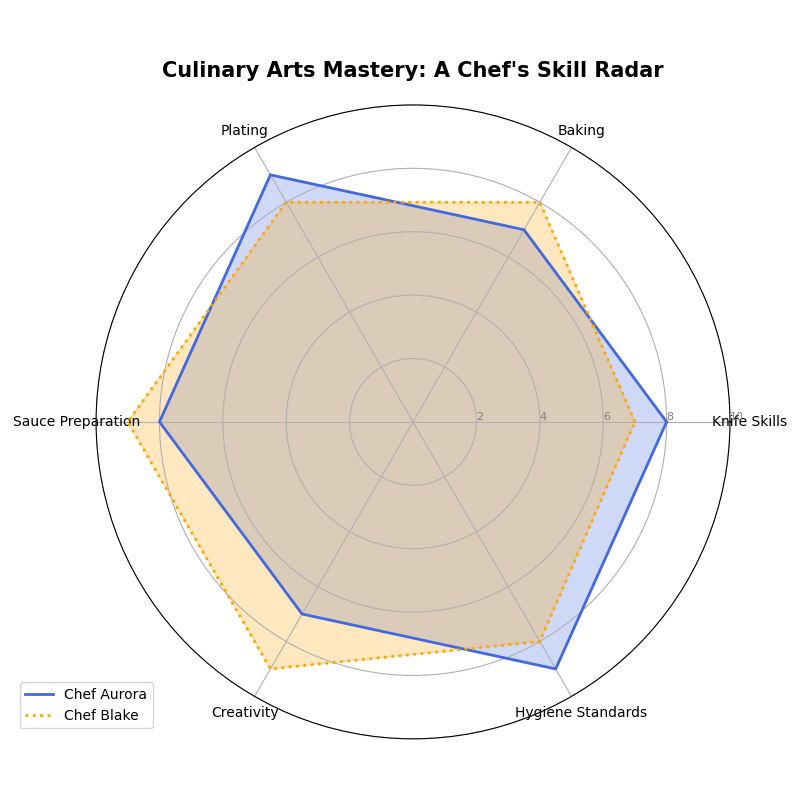

Reproduce this figure in Python.
import matplotlib.pyplot as plt
import numpy as np
from math import pi

categories = ["Knife Skills", "Baking", "Plating", "Sauce Preparation", "Creativity", "Hygiene Standards"]
num_vars = len(categories)

chef_aurora = [8, 7, 9, 8, 7, 9]
chef_blake = [7, 8, 8, 9, 9, 8]

angles = np.linspace(0, 2 * pi, num_vars, endpoint=False).tolist()
angles += angles[:1]

aurora_data = chef_aurora + chef_aurora[:1]
blake_data = chef_blake + chef_blake[:1]

fig, ax = plt.subplots(figsize=(8, 8), subplot_kw=dict(polar=True))

plt.xticks(angles[:-1], categories, color='black', size=10)
ax.set_rlabel_position(0)
plt.yticks([2, 4, 6, 8, 10], ["2", "4", "6", "8", "10"], color="grey", size=8)
plt.ylim(0, 10)

ax.plot(angles, aurora_data, linewidth=2, linestyle='solid', label='Chef Aurora', color='royalblue')
ax.fill(angles, aurora_data, color='royalblue', alpha=0.25)

ax.plot(angles, blake_data, linewidth=2, linestyle='dotted', label='Chef Blake', color='orange')
ax.fill(angles, blake_data, color='orange', alpha=0.25)

plt.title("Culinary Arts Mastery: A Chef's Skill Radar", size=15, color='black', weight='bold', pad=20)
plt.legend(loc='upper right', bbox_to_anchor=(0.1, 0.1))
plt.tight_layout()

plt.show()
